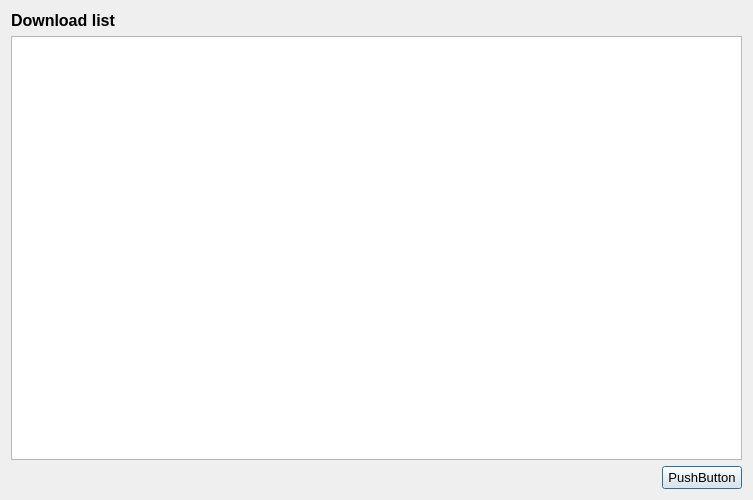
<?xml version="1.0" encoding="UTF-8"?>
<ui version="4.0">
 <class>DownloaderWindow</class>
 <widget class="QDialog" name="DownloaderWindow">
  <property name="geometry">
   <rect>
    <x>0</x>
    <y>0</y>
    <width>753</width>
    <height>500</height>
   </rect>
  </property>
  <property name="font">
   <font>
    <family>Segoe UI</family>
    <pointsize>10</pointsize>
   </font>
  </property>
  <property name="windowTitle">
   <string>Downloader</string>
  </property>
  <layout class="QVBoxLayout" name="verticalLayout_2">
   <item>
    <layout class="QVBoxLayout" name="verticalLayout">
     <item>
      <widget class="QLabel" name="label">
       <property name="font">
        <font>
         <family>Segoe UI</family>
         <pointsize>12</pointsize>
         <weight>75</weight>
         <bold>true</bold>
        </font>
       </property>
       <property name="text">
        <string>Download list</string>
       </property>
      </widget>
     </item>
     <item>
      <widget class="QListView" name="listView"/>
     </item>
     <item>
      <layout class="QHBoxLayout" name="horizontalLayout">
       <item>
        <spacer name="horizontalSpacer">
         <property name="orientation">
          <enum>Qt::Horizontal</enum>
         </property>
         <property name="sizeHint" stdset="0">
          <size>
           <width>40</width>
           <height>20</height>
          </size>
         </property>
        </spacer>
       </item>
       <item>
        <widget class="QPushButton" name="pushButton">
         <property name="text">
          <string>PushButton</string>
         </property>
        </widget>
       </item>
      </layout>
     </item>
    </layout>
   </item>
  </layout>
 </widget>
 <resources/>
 <connections/>
</ui>
